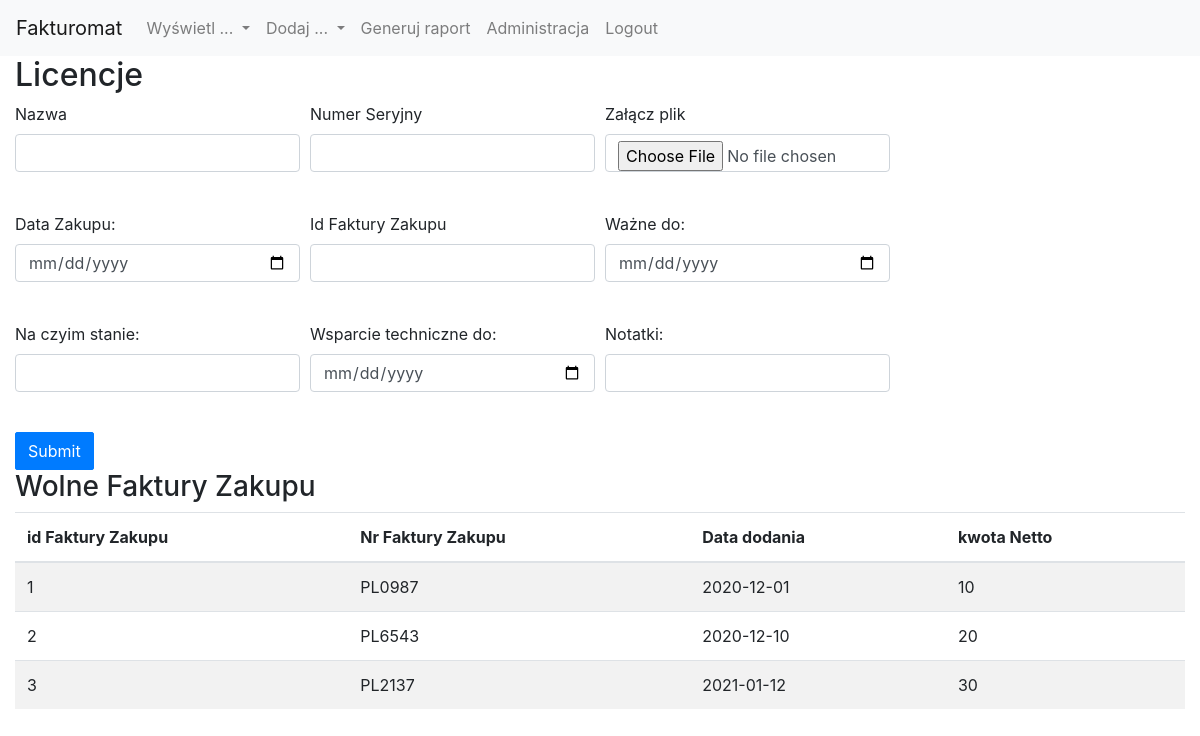
The page /index.php?action=license-add (signed in) on the database its author committed.
### tables this page shows
CREATE TABLE `invoicepurchase` (
  `id` int(11) NOT NULL,
  `invoiceNumber` varchar(255) NOT NULL,
  `addDate` date NOT NULL,
  `vatID` int(11) NOT NULL,
  `amountNet` double NOT NULL,
  `amountTax` double NOT NULL,
  `amountGross` double NOT NULL,
  `amountNetCurrencyValue` double NOT NULL,
  `amountNetCurrency` int(2) NOT NULL
);

### models/repositories/LicenseToDB.php (called while the page is built, shortened)
<?php
global $config;
class LicenseToDB
{
    public static function getAll() {
        global $config;
        $pdo = new PDO($config['dsn'], $config['login'], $config['password']);
        $pdo->setAttribute(PDO::ATTR_ERRMODE, PDO::ERRMODE_EXCEPTION);
        $allInvoices = array();
        foreach($pdo->query('SELECT id, invoiceNumber, addDate, amountNet FROM invoicepurchase WHERE
            invoicepurchase.id NOT IN(SELECT invoiceId FROM license)') as $row) {
            $oneRow = array("id" => $row["id"],
                "invoiceNumber" => $row["invoiceNumber"],
                "addDate" => $row["addDate"],
                "amountNet" => $row["amountNet"],
            );
            array_push($allInvoices, $oneRow);
        }
        return $allInvoices;
    }
}

### views/license/LicenseFormView.php (the view, shortened to what this page needs)
<?php
class LicenseFormView
{
    public static function render()
    {
        ?>
        <?= Layout::header() ?>
        <h2>Licencje</h2>
        <form action="./index.php?action=license-add" method="post" enctype="multipart/form-data">
            <div class="form-row">
                <div class="form-group col-md-3">
                    <label for="name">Nazwa</label>
                    <input type="text" name="name" class="form-control"><br>
                </div>
                <div class="form-group col-md-3">
                    <label for="serialNumber">Numer Seryjny</label>
                    <input type="text" name="serialNumber" class="form-control"><br>
                </div>
                <div class="form-group col-md-3">
                    <label class="form-label" for="customFile">Załącz plik</label>
                    <input type="file" name="fileToUpload" class="form-control" id="fileToUpload" />
                </div>
            </div>
            <div class="form-row">
                <div class="form-group col-md-3">
                    <label for="purchaseDate">Data Zakupu:</label>
                    <input type="date" name="purchaseDate" class="form-control"><br>
                </div>
                <div class="form-group col-md-3">
                    <label for="invoiceId">Id Faktury Zakupu</label>
                    <input type="text" name="invoiceId" class="form-control"><br>
                </div>
                <div class="form-group col-md-3">
                    <label for="validTo">Ważne do:</label>
                    <input type="date" name="validTo" class="form-control"><br>
                </div>
            </div>
            <div class="form-row">
                <div class="form-group col-md-3">
                    <label for="assignedFor">Na czyim stanie:</label>
                    <input type="text" name="assignedFor" class="form-control"><br>
                </div>
                <div class="form-group col-md-3">
                    <label for="supportTo">Wsparcie techniczne do:</label>
                    <input type="date" name="supportTo" class="form-control"><br>
                </div>
                <div class="form-group col-md-3">
                    <label for="notes">Notatki:</label>
                    <input type="text" name="notes" class="form-control"><br>
                </div>
            </div>
            <input type="submit" value="Submit" class="btn btn-primary" name="submit">
        </form>
        <h3>Wolne Faktury Zakupu</h3>
        <?php
        $html = ob_get_clean();
        return $html;
    }
    public static function invoices($records){
        ?>
        <table class="table table-striped">
        <thead>
        <tr>
            <th scope="col">id Faktury Zakupu</th>
            <th scope="col">Nr Faktury Zakupu</th>
            <th scope="col">Data dodania</th>
            <th scope="col">kwota Netto</th>
        </tr>
        </thead>
        <tbody class="span3">
        <?php
        for($i = 0; $i < sizeof($records); $i++){
            echo "<tr>";
            echo "<td>" .$records[$i]['id']. "</td>";
            echo "<td>" .$records[$i]['invoiceNumber']. "</td>";
            echo "<td>" .$records[$i]['addDate']. "</td>";
            echo "<td>" .$records[$i]['amountNet']. "</td>";
            echo "</tr>";
        }
        ?>
        </tbody>
        </table>
        <?php
        $html = ob_get_clean();
        return $html;
    }
}

### styles.css (style rules this page uses)
#form-control, .btn { min-height: 38px; border-radius: 2px; }
td { overflow: hidden; text-overflow: ellipsis; }

### rows shown on the page
invoicepurchase: id "1", invoiceNumber "PL0987", addDate "2020-12-01", amountNet "10"
invoicepurchase: id "2", invoiceNumber "PL6543", addDate "2020-12-10", amountNet "20"
invoicepurchase: id "3", invoiceNumber "PL2137", addDate "2021-01-12", amountNet "30"
